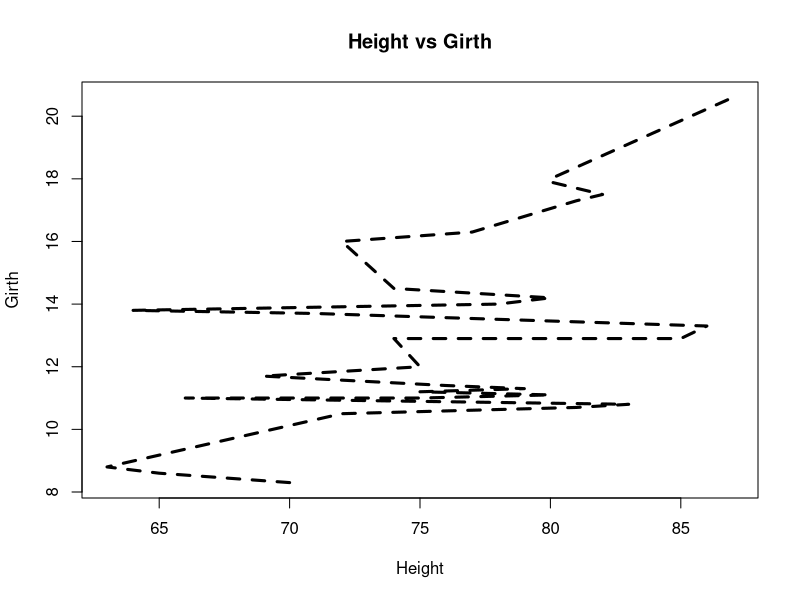
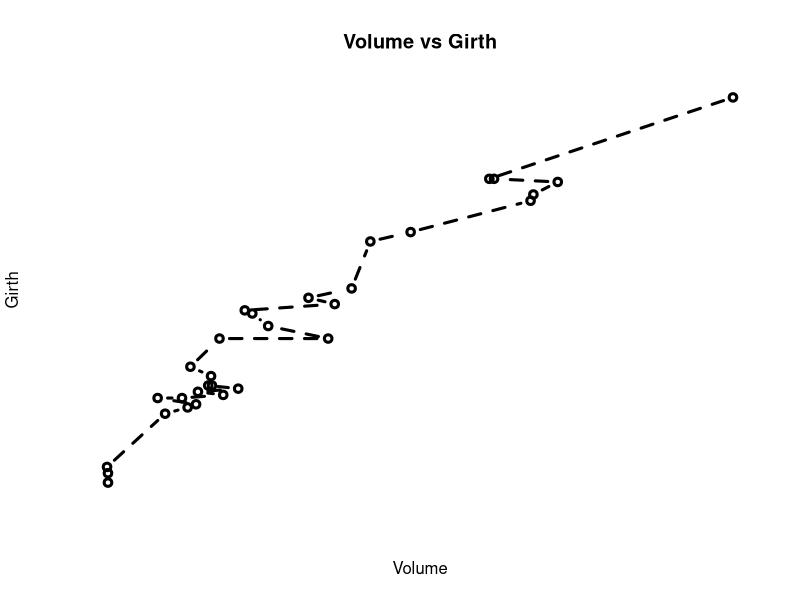
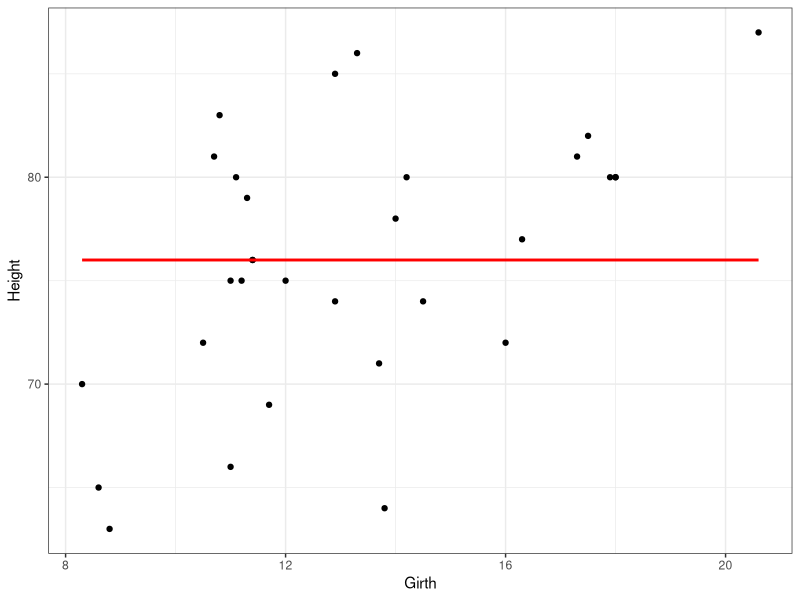
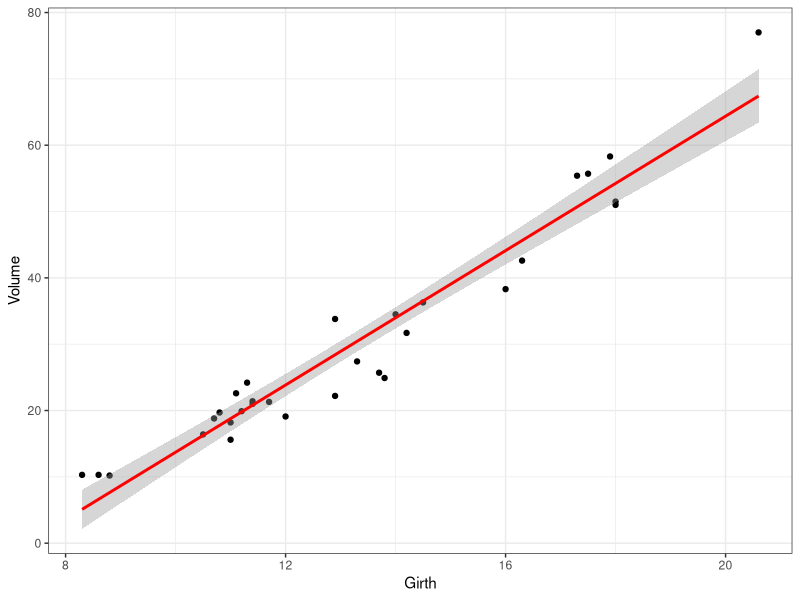

Generate these figures, in order, with R: (Note: this script raises an error after producing the figures.)
## ---- chunk 1
# DO NOT TOUCH THIS CODE CHUNK
library(ggplot2)
library(tidyverse)
theme_set(theme_bw())
## ---- chunk 2
head(trees, 6);
## ---- chunk 3
names(trees);
## ---- chunk 4
dim(trees);
## ---- chunk 5
x1<-trees$Height
x2<-trees$Volume
y<-trees$Girth
p1<- plot(x1,y,
  type="l",    # plot with a line
  xlab="Height",
  ylab="Girth",
  lwd=3,     # width of the line
  lty=2,     # type of line
  axes=TRUE,  # show axes
  main="Height vs Girth")     # Title
p2<- plot(x2,y,
          type="b",     # plot with dots and line
          xlab="Volume", #x label
          ylab="Girth",  #y label
          lwd=3,
          lty=2,
          axes=FALSE,   # don't show axes
          main="Volume vs Girth")

## ---- chunk 6
p1 <- ggplot(data=trees,aes(x=Girth, y=Height))
p1 + geom_point()+geom_smooth(aes(y=mean(trees[,2])),colour = 'red')
p2 <- ggplot(data=trees,aes(x=Girth, y=Volume))
p2 + geom_point()+geom_smooth(method="lm",colour = 'red')


## ---- chunk 7
head(USArrests, 3);
## ---- chunk 8
mean(USArrests[,"Murder"])
## ---- chunk 9
rownames(USArrests)[which.max(USArrests$Assault)]
## ---- chunk 10
pop80<-subset(USArrests,UrbanPop>=80)
## ---- chunk 11
nrow(pop80)
## ---- chunk 12
rownames(pop80)[which.min(pop80$Rape)]
## ---- chunk 13
dpop80<-pop80[order(-pop80$UrbanPop),]
dpop80
## ---- chunk 14
dipop80<-dpop80[order(dpop80$Murder),]
dipop80
## ---- chunk 15

## ---- chunk 16

## ---- chunk 17
A=1876
B=10.71
lb0=694.24E-9
Temp=298
lb_l;
w;
lb=((10^7)/(((10^7)/lb_l)-w))
P=((A/B)*(((lb/lb_l)^B)-1))


## ---- chunk 18

## ---- chunk 19

## ---- chunk 20

## ---- chunk 21

## ---- chunk 22

## ---- chunk 23

## ---- chunk 24

## ---- chunk 25
